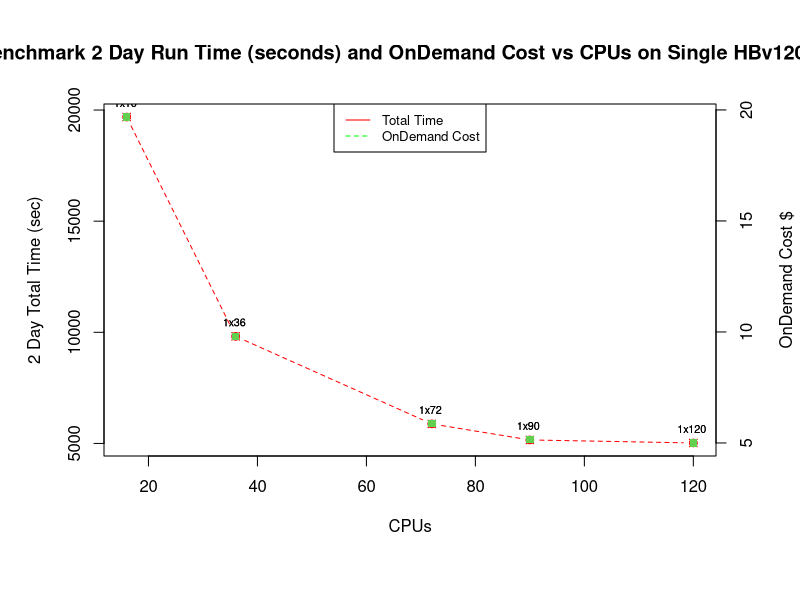

The R script that drew this image:
# Script author: Liz Adams
# Affiliation: UNC CMAS Center 

curr_wd<-getwd()
setwd(curr_wd)
csv_data<-read.csv("../docs/user_guide_cyclecloud/timing_hbv120_single_node.csv",sep="\t", skip =0, header = TRUE, comment.char = "",check.names = FALSE, quote="", )
print(csv_data)

# ------------- Do not change below unless modifying for a different workflow ---------------------


# plot data
   png(file = paste('HBv120','_','Time','_','Cost','_','CPUs','.png',sep=''), width = 1024, height = 768, bg='white')
   x <- csv_data$CPUs
   y1 <- csv_data$TotalTime
   y2 <- csv_data$OnDemandCost
   labels <- csv_data$NodesbyCPU

# Draw first plot using axis y1
# sets the bottom, left, top and right margins respectively of the plot region in number of lines of text, + 0.2 gives extra room on the right margin for second legend.
par(mar = c(7, 5, 5, 4) + 0.2) 

plot(x, y1, pch = 13, col = 2, xlab = "CPUs", ylab = "2 Day Total Time (sec)", main = "CMAQv533 Benchmark 2 Day Run Time (seconds) and OnDemand Cost vs CPUs on Single HBv120 Compute Node")

# Add a line
lines(x, y1, pch=13, col="red", type="b", lty=2)

text(x, y1, labels, cex=0.65, pos=3,col="black")

# set parameter new=True for a new axis
par(new = TRUE)  

# Draw second plot using axis y2
plot(x, y2, pch = 15, col = 3, axes = FALSE, xlab = "", ylab = "")

axis(side = 4, at = pretty(range(y2)))
mtext("OnDemand Cost $", side = 4, line = 3, col="black")
text(x, y2, labels, cex=0.65, pos=3,col="black")
legend("top", legend=c("Total Time", "OnDemand Cost"),
       col=c("red", "green"), lty=1:2, cex=0.8)
